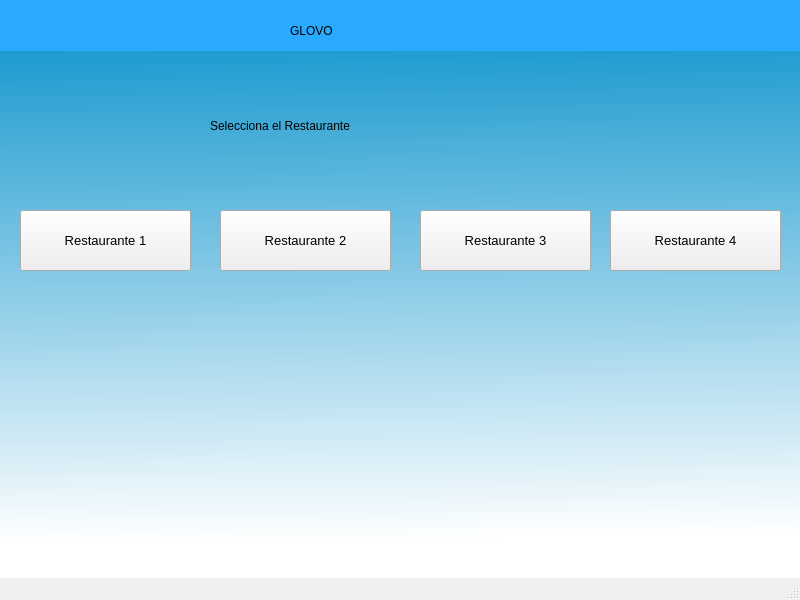
<?xml version="1.0" encoding="UTF-8"?>
<ui version="4.0">
 <class>MainWindow</class>
 <widget class="QMainWindow" name="MainWindow">
  <property name="enabled">
   <bool>true</bool>
  </property>
  <property name="geometry">
   <rect>
    <x>0</x>
    <y>0</y>
    <width>800</width>
    <height>600</height>
   </rect>
  </property>
  <property name="minimumSize">
   <size>
    <width>800</width>
    <height>600</height>
   </size>
  </property>
  <property name="maximumSize">
   <size>
    <width>800</width>
    <height>600</height>
   </size>
  </property>
  <property name="windowTitle">
   <string>MainWindow</string>
  </property>
  <widget class="QWidget" name="centralwidget">
   <widget class="QLabel" name="label">
    <property name="geometry">
     <rect>
      <x>-10</x>
      <y>-20</y>
      <width>841</width>
      <height>661</height>
     </rect>
    </property>
    <property name="styleSheet">
     <string notr="true">background-color: qlineargradient(spread:pad, x1:0.489, y1:0, x2:0.506, y2:1, stop:0 rgba(0, 142, 202, 255), stop:0.846591 rgba(255, 255, 255, 255));</string>
    </property>
    <property name="text">
     <string/>
    </property>
   </widget>
   <widget class="QLabel" name="label_2">
    <property name="geometry">
     <rect>
      <x>210</x>
      <y>90</y>
      <width>371</width>
      <height>71</height>
     </rect>
    </property>
    <property name="styleSheet">
     <string notr="true">font: 20pt &quot;Segoe UI&quot;;</string>
    </property>
    <property name="text">
     <string>Selecciona el Restaurante</string>
    </property>
   </widget>
   <widget class="QLabel" name="label_6">
    <property name="geometry">
     <rect>
      <x>290</x>
      <y>10</y>
      <width>231</width>
      <height>41</height>
     </rect>
    </property>
    <property name="styleSheet">
     <string notr="true">
font: 20pt &quot;Wide Latin&quot;;</string>
    </property>
    <property name="text">
     <string>GLOVO</string>
    </property>
   </widget>
   <widget class="QLabel" name="label_7">
    <property name="geometry">
     <rect>
      <x>0</x>
      <y>0</y>
      <width>801</width>
      <height>51</height>
     </rect>
    </property>
    <property name="styleSheet">
     <string notr="true">font: 20pt &quot;Segoe UI&quot;;
background-color: rgb(42, 170, 255);</string>
    </property>
    <property name="text">
     <string/>
    </property>
   </widget>
   <widget class="QPushButton" name="Restaurante1">
    <property name="geometry">
     <rect>
      <x>20</x>
      <y>210</y>
      <width>171</width>
      <height>61</height>
     </rect>
    </property>
    <property name="font">
     <font>
      <pointsize>10</pointsize>
     </font>
    </property>
    <property name="text">
     <string>Restaurante 1</string>
    </property>
   </widget>
   <widget class="QPushButton" name="Restaurante2">
    <property name="geometry">
     <rect>
      <x>220</x>
      <y>210</y>
      <width>171</width>
      <height>61</height>
     </rect>
    </property>
    <property name="font">
     <font>
      <pointsize>10</pointsize>
     </font>
    </property>
    <property name="text">
     <string>Restaurante 2</string>
    </property>
   </widget>
   <widget class="QPushButton" name="Restaurante3">
    <property name="geometry">
     <rect>
      <x>420</x>
      <y>210</y>
      <width>171</width>
      <height>61</height>
     </rect>
    </property>
    <property name="font">
     <font>
      <pointsize>10</pointsize>
     </font>
    </property>
    <property name="text">
     <string>Restaurante 3</string>
    </property>
   </widget>
   <widget class="QPushButton" name="Restaurante4">
    <property name="geometry">
     <rect>
      <x>610</x>
      <y>210</y>
      <width>171</width>
      <height>61</height>
     </rect>
    </property>
    <property name="font">
     <font>
      <pointsize>10</pointsize>
     </font>
    </property>
    <property name="text">
     <string>Restaurante 4</string>
    </property>
   </widget>
   <zorder>label</zorder>
   <zorder>label_7</zorder>
   <zorder>label_2</zorder>
   <zorder>label_6</zorder>
   <zorder>Restaurante1</zorder>
   <zorder>Restaurante2</zorder>
   <zorder>Restaurante3</zorder>
   <zorder>Restaurante4</zorder>
  </widget>
  <widget class="QMenuBar" name="menubar">
   <property name="geometry">
    <rect>
     <x>0</x>
     <y>0</y>
     <width>800</width>
     <height>26</height>
    </rect>
   </property>
  </widget>
  <widget class="QStatusBar" name="statusbar"/>
 </widget>
 <resources/>
 <connections/>
</ui>
